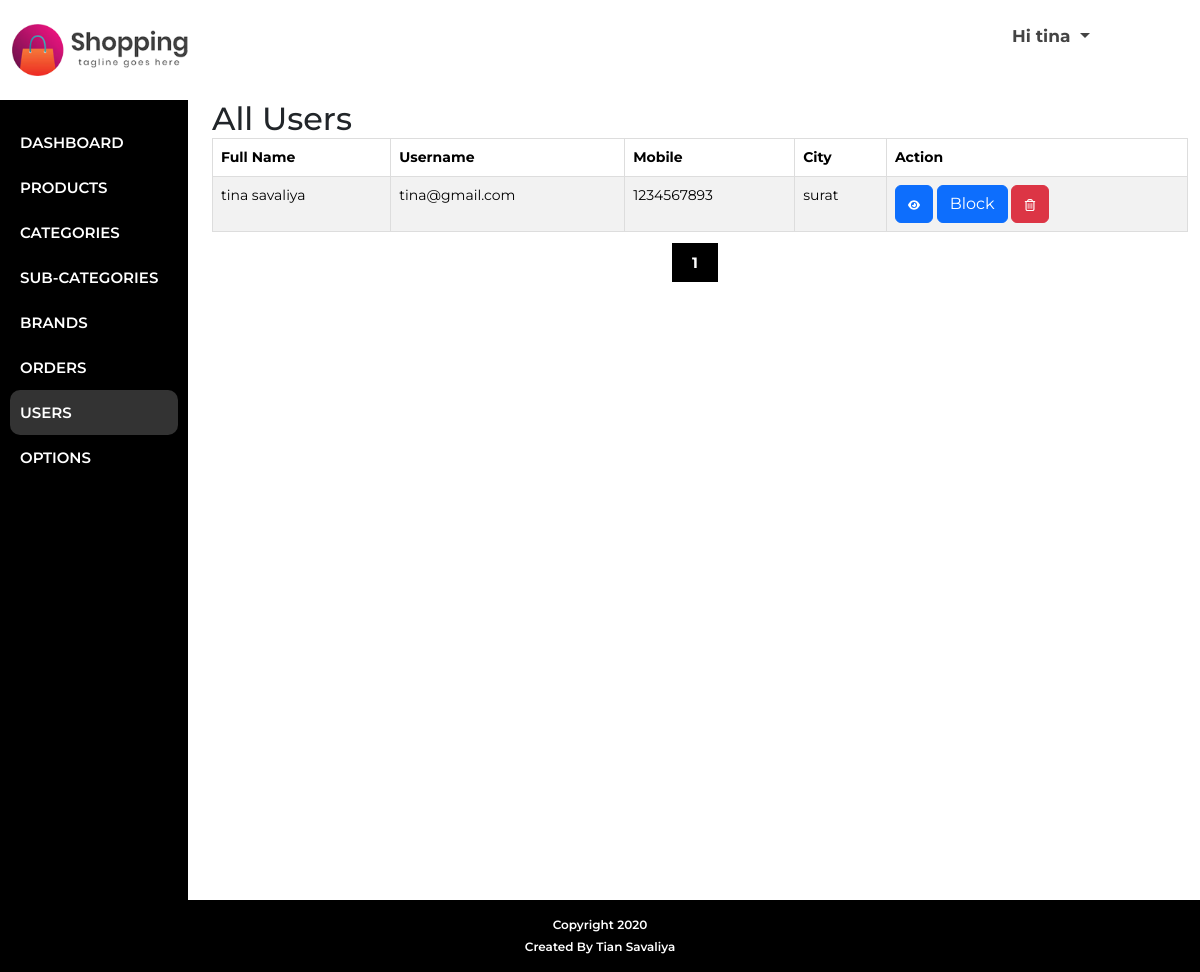
Page /admin/users.php (signed in) on the committed database.
### tables this page shows
CREATE TABLE IF NOT EXISTS `options` (
  `s_no` int NOT NULL AUTO_INCREMENT,
  `site_name` varchar(100) NOT NULL,
  `site_title` varchar(100) DEFAULT NULL,
  `site_logo` varchar(100) NOT NULL,
  `site_desc` varchar(255) DEFAULT NULL,
  `footer_text` varchar(100) NOT NULL,
  `currency_format` varchar(20) NOT NULL,
  `contact_phone` varchar(15) DEFAULT NULL,
  `contact_email` varchar(100) DEFAULT NULL,
  `contact_address` varchar(255) DEFAULT NULL,
  PRIMARY KEY (`s_no`)
);

CREATE TABLE IF NOT EXISTS `user` (
  `user_id` int NOT NULL AUTO_INCREMENT,
  `f_name` varchar(50) NOT NULL,
  `l_name` varchar(50) NOT NULL,
  `username` varchar(50) NOT NULL,
  `email` varchar(50) NOT NULL,
  `password` varchar(50) NOT NULL,
  `mobile` varchar(15) NOT NULL,
  `address` text NOT NULL,
  `city` text NOT NULL,
  `user_role` int DEFAULT '1',
  PRIMARY KEY (`user_id`)
);

### admin/users.php (the view, shortened to what this page needs)
<?php
include 'header.php'; ?>
<div class="admin-content-container">
    <h2 class="admin-heading">All Users</h2>
    <?php
    $limit = 10;
    $user = "SELECT * FROM user ORDER BY user_id DESC LIMIT 3";
    $result = mysqli_query($conn, $user) or die("Query Failed");
    if (mysqli_num_rows($result) > 0) { ?>
        <table class="table table-striped table-hover table-bordered">
            <thead>
                <th>Full Name</th>
                <th>Username</th>
                <th>Mobile</th>
                <th>City</th>
                <th>Action</th>
            </thead>
            <tbody>
                <?php while ($row = mysqli_fetch_assoc($result)) {
                ?>
                    <tr>
                        <td><?php echo $row['f_name'] . ' ' . $row['l_name']; ?></td>
                        <td><?php echo $row['username']; ?></td>
                        <td><?php echo $row['mobile']; ?></td>
                        <td><?php echo $row['city']; ?></td>
                        <td>
                            <a href="" class="btn btn-xs btn-primary user-view" data-id="<?php echo $row['user_id']; ?>" data-bs-toggle="modal" data-bs-target="#user-detail"></a>
                            <?php
                            if ($row['user_role'] == '1') { ?>
                                <a href="" class="btn btn-xs btn-primary user-status" data-id="<?php echo $row['user_id']; ?>" data-status="<?php echo $row['user_role'] ?>">Block</a>
                            <?php } else { ?>
                                <a href="" class="btn btn-xs btn-primary user-status" data-id="<?php echo $row['user_id']; ?>" data-status="<?php echo $row['user_role'] ?>">Unblock</a>
                            <?php   } ?>
                            <a class="btn btn-xs btn-danger delete_user" href="javascript:void();" data-id="<?php echo $row['user_id']; ?>"></a>
                        </td>
                    </tr>
                <?php } ?>
            </tbody>
        </table>
    <?php } else { ?>
        <div class="not-found clearfix">!!! No Users Found !!!</div>
    <?php  }  ?>
    <div class="col-md-12 pagination-outer">
        <?php
        $total_pages_sql = "SELECT COUNT(*) FROM products";
        $total_pages_result = mysqli_query($conn, $total_pages_sql);
        $total_rows = mysqli_fetch_array($total_pages_result)[0];
        $total_pages = ceil($total_rows / $limit);
        echo '<ul class="pagination">';
        for ($i = 1; $i <= $total_pages; $i++) {
            echo '<li><a href="?page=' . $i . '">' . $i . '</a></li>';
        }
        echo '</ul>';
        ?>
    </div>
</div>
<?php
include "footer.php";
?>

### admin/header.php (shortened to what this page needs)
<?php
include 'php_files/config.php';
$option = "SELECT site_name,site_logo,currency_format FROM options";
$result = mysqli_query($conn, $option);
$row = mysqli_fetch_assoc($result);
?>
<!DOCTYPE html>
<html lang="en">
<head>
    <link rel="stylesheet" href="https://cdnjs.cloudflare.com/ajax/libs/bootstrap/5.3.3/css/bootstrap.min.css" />
    <link rel="stylesheet" href="../css/stylesheet.css?v=<?php echo time(); ?>">
</head>
<body>
    <div id="admin-header">
        <div class="container-fluid">
            <div class="row py-lg-4 py-2 justify-content-between">
                <div class="col-md-2">
                    <?php
                    if (!empty($row['site_logo'])) { ?>
                        <a href="dashboard.php" class="logo-img"><img src="../images/<?php echo $row['site_logo']; ?>" alt="site-logo"></a>
                    <?php } else { ?>
                        <a href="dashboard.php" class="logo"><?php echo $row['site_name']; ?></a>
                    <?php } ?>
                </div>
                <div class="col-md-2">
                    <div>
                        <a class="dropdown-toggle text-gray fs-17 fw-700" href="#" type="button" data-bs-toggle="dropdown" aria-expanded="false">
                            <?php
                            echo 'Hi ' . $_SESSION['admin_name'];
                            ?>
                        </a>
                    </div>
                </div>
            </div>
        </div>
    </div>
    <div id="admin-wrapper">
        <div class="container-fluid">
            <div class="row">
                <div class="col-lg-2 col-12 ps-0" id="admin-menu">
                    <ul class="menu-list">
                        <li <?php if (basename($_SERVER['PHP_SELF']) == "dashboard.php") echo 'class="active"'; ?>><a href="dashboard.php">Dashboard</a></li>
                        <li <?php if (basename($_SERVER['PHP_SELF']) == "products.php") echo 'class="active"'; ?>><a href="products.php">Products</a></li>
                        <li <?php if (basename($_SERVER['PHP_SELF']) == "category.php") echo 'class="active"'; ?>><a href="category.php">Categories</a></li>
                        <li <?php if (basename($_SERVER['PHP_SELF']) == "sub_category.php") echo 'class="active"'; ?>><a href="sub_category.php">Sub-Categories</a></li>
                        <li <?php if (basename($_SERVER['PHP_SELF']) == "brands.php") echo 'class="active"'; ?>><a href="brands.php">Brands</a></li>
                        <li <?php if (basename($_SERVER['PHP_SELF']) == "orders.php") echo 'class="active"'; ?>><a href="orders.php">Orders</a></li>
                        <li <?php if (basename($_SERVER['PHP_SELF']) == "users.php") echo 'class="active"'; ?>><a href="users.php">Users</a></li>
                        <li <?php if (basename($_SERVER['PHP_SELF']) == "options.php") echo 'class="active"'; ?>><a href="options.php">Options</a></li>
                    </ul>
                </div>
                <div class="col-lg-10 col-12 clearfix" id="admin-content">

### css/stylesheet.css (style rules this page uses)
* { outline: none !important; -webkit-box-sizing: border-box; box-sizing: border-box; }
ul, ol { padding: 0px; margin: 0px; }
ul li, ol li { list-style-type: none; margin: 0; padding: 0; }
p, h1, h2, h3, h4, h5, h6 { padding: 0; margin: 0; }
a, a:hover, a:focus, a:active { outline: none !important; text-decoration: none; }
body { font-family: "Montserrat", sans-serif; font-size: 14px; }
img { max-width: 100%; display: block; }
.text-gray { color: #444; }
.fs-17 { font-size: 17px; }
.fw-700 { font-weight: 700; }
#admin-wrapper .menu-list li { list-style-type: none; }
#admin-wrapper .menu-list li a { text-decoration: none; color: #fff; font-size: 17px; line-height: 25px; font-weight: 700; }
#admin-wrapper .menu-list { background: #000; padding: 20px 10px; height: 100vh; }
.table-bordered { border: 1px solid #ddd; }
.table { width: 100%; max-width: 100%; margin-bottom: 20px; }
#admin-menu .menu-list li.active a, #admin-menu .menu-list li a:hover { background-color: rgba(255, 255, 255, 0.2); }
#admin-menu .menu-list li a { color: #fff; font-size: 15px; font-weight: 600; text-transform: uppercase; padding: 10px 10px; border-radius: 10px; display: block; transition: all 0.3s; }
.pagination-outer .pagination { display: flex; justify-content: center; margin-bottom: 20px; }
.pagination-outer .pagination a { color: #fff; background: #000; padding: 10px 20px; font-size: 15px; font-weight: 700; margin-right: 10px; }

### rows in the picture
options: site_logo (picture)
user: f_name "tina", l_name "savaliya", username "tina@gmail.com", mobile "1234567893", city "surat"

### other values in the picture
$_SESSION['admin_name'] "tina"
